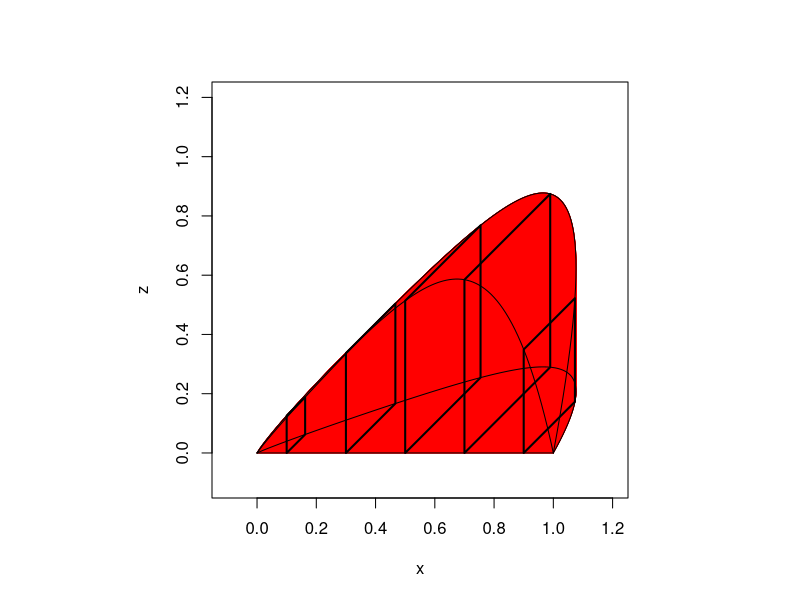
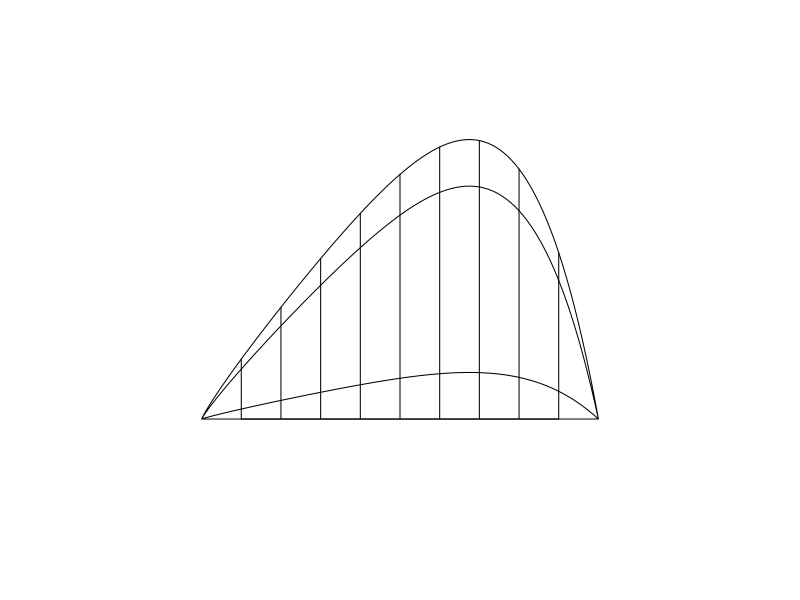
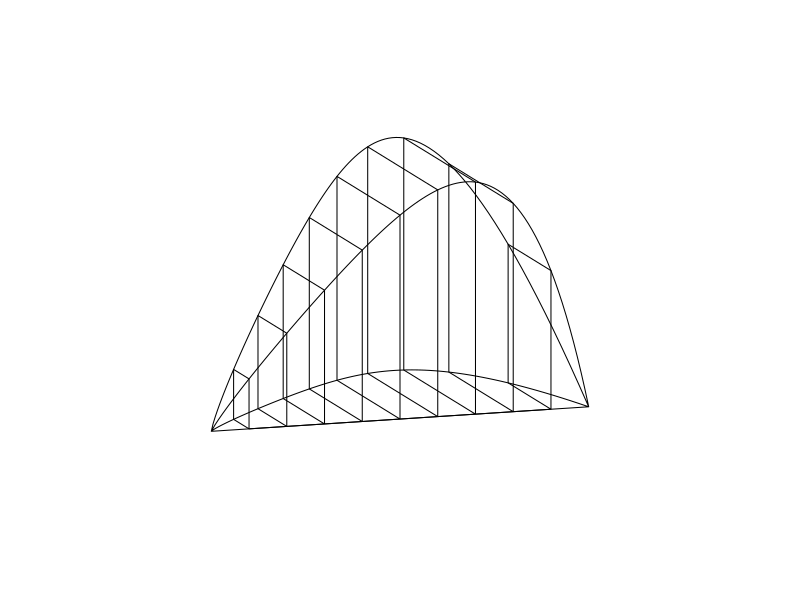
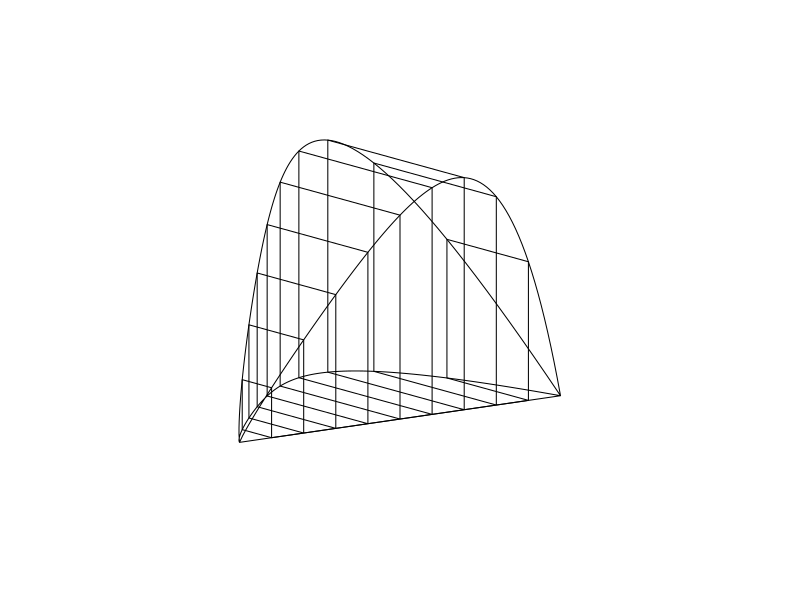
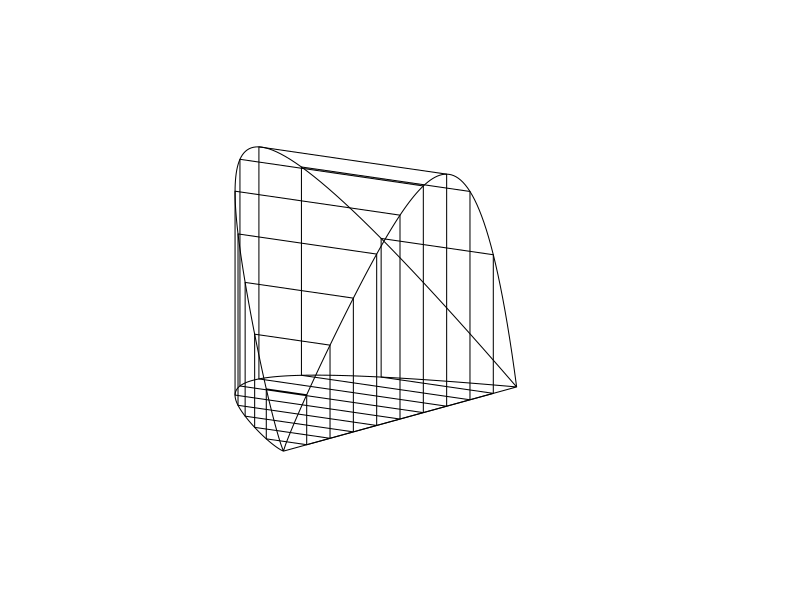
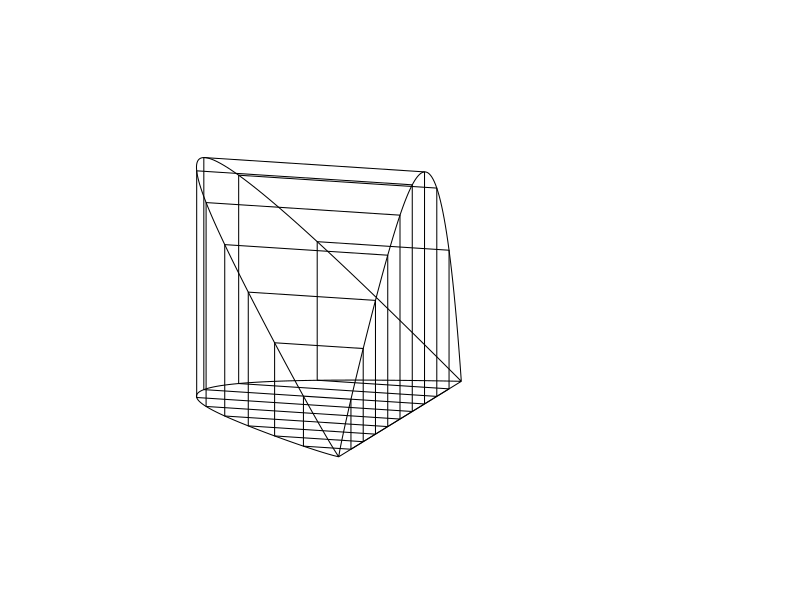
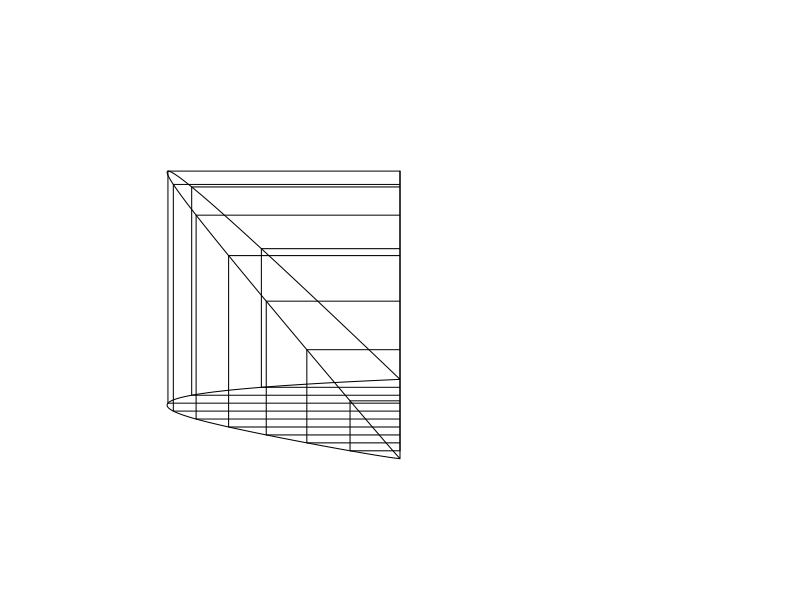
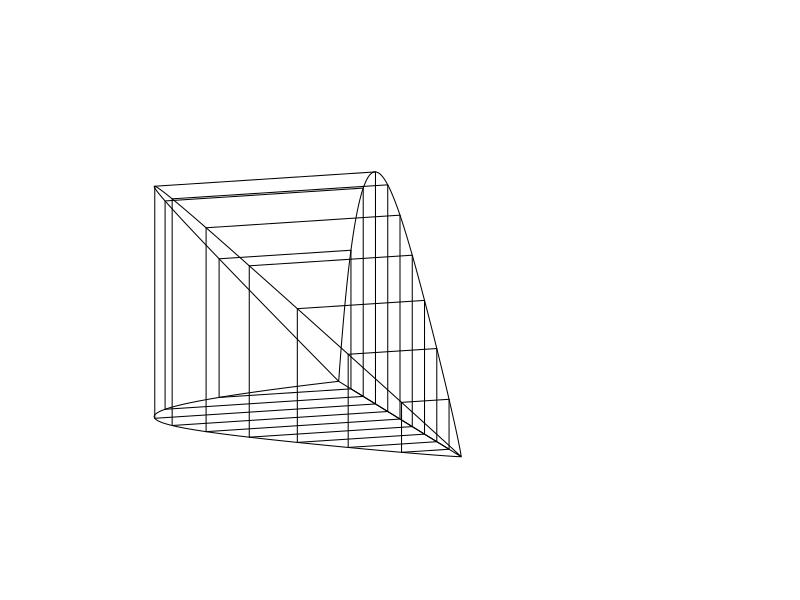

Reproduce these figures in R, in order.
## ---- chunk 1
options(scipen=999)
fixer = function(exp){
  exp = gsub("+{-","-{",exp,fixed=T)
  exp = gsub("{1}x^{0}","1",exp,fixed=T)
  exp = gsub("{1}","{}",exp,fixed=T)
  exp = gsub("x^{0}","{}",exp,fixed=T)
  return(exp)
}

while(T){
  ab = sort(round(sample(5:95,2)/10,1))
  a = ab[1]
  b = ab[2]
  xx = 0.5
  yy = xx^a-xx^b
  ans = 1/(2*a+1)-2/(a+b+1)+1/(2*b+1)
  
  #\frac{1}{`r 2*a+1`}-\frac{2}{`r a+b+1`}+\frac{1}{`r 2*b+1`}
  if(b-a>0.3 && yy>0.3 && b%%1!=0 && a%%1!=0 && ans>0.002){break}
}



## ---- chunk 2
par(pty="s")
xs = seq(0,1,0.01)
y1 = xs*0
y2 = xs^a-xs^b
tp = pi/4
r = 0.7
P = matrix(c(1,r*cos(tp),0,
             0,r*sin(tp),1),2,byrow=T)
curve1 = matrix(c(xs,y2,y2),nrow=3,byrow=T)
flat1 = P%*%curve1
curve2 = matrix(c(xs,y2,y1),nrow=3,byrow=T)
flat2 = P%*%curve2
curve3 = matrix(c(xs,y1,y1),nrow=3,byrow=T)
flat3 = P%*%curve3
curve4 = matrix(c(xs,y1,y2),nrow=3,byrow=T)
flat4 = P%*%curve4

X = matrix(c(xs-0.5,rev(xs)-0.5,xs-0.5,rev(xs)-0.5,
             y2,rev(y2),y1,rev(y1),
             y2,rev(y1),y1,rev(y2)),
           nrow=3,byrow=T)

crossx = numeric()
crossy = numeric()
crossz = numeric()
for(x in seq(0.1,0.9,0.1)){
  z = x^a-x^b
  crossx = c(crossx,rep(x,5))
  crossy = c(crossy,0,0,z,z,0)
  crossz = c(crossz,0,z,z,0,0)
}
C = matrix(c(crossx-0.5,crossy,crossz),3,byrow=3)

xx = 0.5
yy = xx^a-xx^b
sq1 = matrix(c(xx,xx,xx,xx,xx,
               0,0,yy,yy,0,
               0,yy,yy,0,0),nrow=3,byrow=T)
flsq1 = P%*%sq1

plot(flat1[1,],flat1[2,],type="l",xlim=c(-0.1,1.2),ylim=c(-0.1,1.2),xlab="x",ylab="z")

for(x in seq(0,1,0.001)){
  y = x^a-x^b
  sq = matrix(c(x,x,x,x,x,
               0,0,y,y,0,
               0,y,y,0,0),nrow=3,byrow=T)
  flsq = P%*%sq
  polygon(flsq[1,],flsq[2,],col="red",border="red",lwd=1)
}
# for(x in seq(0,1,0.01)){
#   y = x^a-x^b
#   sq = matrix(c(x,x,x,x,x,
#                0,0,y,y,0,
#                0,y,y,0,0),nrow=3,byrow=T)
#   flsq = P%*%sq
#   polygon(flsq[1,],flsq[2,],col="red",border="black",lwd=0.5)
# }

lines(flat1[1,],flat1[2,],col=rgb(0,0,0,1))
lines(flat2[1,],flat2[2,],col=rgb(0,0,0,1))
lines(flat3[1,],flat3[2,],col=rgb(0,0,0,1))
lines(flat4[1,],flat4[2,],col=rgb(0,0,0,1))

for(x in seq(0.1,0.9,0.2)){
  y = x^a-x^b
  sq = matrix(c(x,x,x,x,x,
               0,0,y,y,0,
               0,y,y,0,0),nrow=3,byrow=T)
  flsq = P%*%sq
  polygon(flsq[1,],flsq[2,],border="black",lwd=2)
}
## ---- chunk 3
getR = function(u,t){
  ux = u[1]
  uy = u[2]
  uz = u[3]
  f = cos(t)+ux^2*(1-cos(t))
  g = ux*uy*(1-cos(t))-uz*sin(t)
  h = ux*uz*(1-cos(t))+uy*sin(t)
  i = uy*ux*(1-cos(t))+uz*sin(t)
  j = cos(t)+uy^2*(1-cos(t))
  k = uy*uz*(1-cos(t))-ux*sin(t)
  l = uz*ux*(1-cos(t))-uy*sin(t)
  m = uz*uy*(1-cos(t))+ux*sin(t)
  n = cos(t)+uz^2*(1-cos(t))
  R = matrix(c(f,g,h,i,j,k,l,m,n),3,byrow=T)
  return(R)
}
tp = pi/2
r = 0.2
P = matrix(c(1,r*cos(tp),0,
             0,r*sin(tp),1),2,byrow=T)
n = 20
par(pty="s",mar=c(0,0,0,0))
u = c(0,0,1)
t = 2*pi/n
R = getR(u,t)
Xc = X
Cc = C
for(i in 1:n){
  plot(0,0,type="n",axes=F,ann=F,xlim=c(-0.7,0.7),ylim=c(-0.4,1))
  Xc_flat = P%*%Xc
  lines(Xc_flat[1,],Xc_flat[2,])
  Cc_flat = P%*%Cc
  lines(Cc_flat[1,],Cc_flat[2,])
  Xc = R%*%Xc
  Cc = R%*%Cc
}
## ---- chunk 4
par(pty="s",mar=c(0,0,0,0))
tp = pi/6
r = 0.5
P = matrix(c(1,r*cos(tp),0,
             0,r*sin(tp),1),2,byrow=T)
plot(0,0,type="n",xlim=c(0,1.1),ylim=c(0,1.1))
dx = 0.02
xs = seq(0,1,0.01)
for(x in seq(0,1-dx,dx)){
  y = x^a-x^b
  
  sq = matrix(c(x+dx,x+dx,x,x,
               0,y,y,0,
               y,y,y,y),nrow=3,byrow=T)
  flsq = P%*%sq
  polygon(flsq[1,],flsq[2,],col="red",border="black",lwd=1)
  
  sq = matrix(c(x+dx,x+dx,x,x,
               0,0,0,0,
               0,y,y,0),nrow=3,byrow=T)
  flsq = P%*%sq
  polygon(flsq[1,],flsq[2,],col="red",border="black",lwd=1)
  
  sq = matrix(c(x+dx,x+dx,x+dx,x+dx,
               0,0,y,y,
               0,y,y,0),nrow=3,byrow=T)
  flsq = P%*%sq
  polygon(flsq[1,],flsq[2,],col="red",border="black",lwd=1)
}

xs = seq(0,1,0.001)
lines(xs,xs^a-xs^b,lwd=2)

## ---- chunk 5
par(pty="s",mar=c(0,0,0,0))
plot(0,0,type="n",xlim=c(0,1.2),ylim=c(0,1.2))
dx=0.1
x = 0.3
y = 0.9
sq = matrix(c(x+dx,x+dx,x,x,
             0,y,y,0,
             y,y,y,y),nrow=3,byrow=T)
flsq = P%*%sq
polygon(flsq[1,],flsq[2,],col="red",border="black",lwd=1)

sq = matrix(c(x+dx,x+dx,x,x,
             0,0,0,0,
             0,y,y,0),nrow=3,byrow=T)
flsq = P%*%sq
polygon(flsq[1,],flsq[2,],col="red",border="black",lwd=1)

sq = matrix(c(x+dx,x+dx,x+dx,x+dx,
             0,0,y,y,
             0,y,y,0),nrow=3,byrow=T)
flsq = P%*%sq
polygon(flsq[1,],flsq[2,],col="red",border="black",lwd=1)
text(0.26,y/2,"f(x)")
text(0.48,y+0.15,"f(x)")
text(0.75,y+0.27,"dx")
